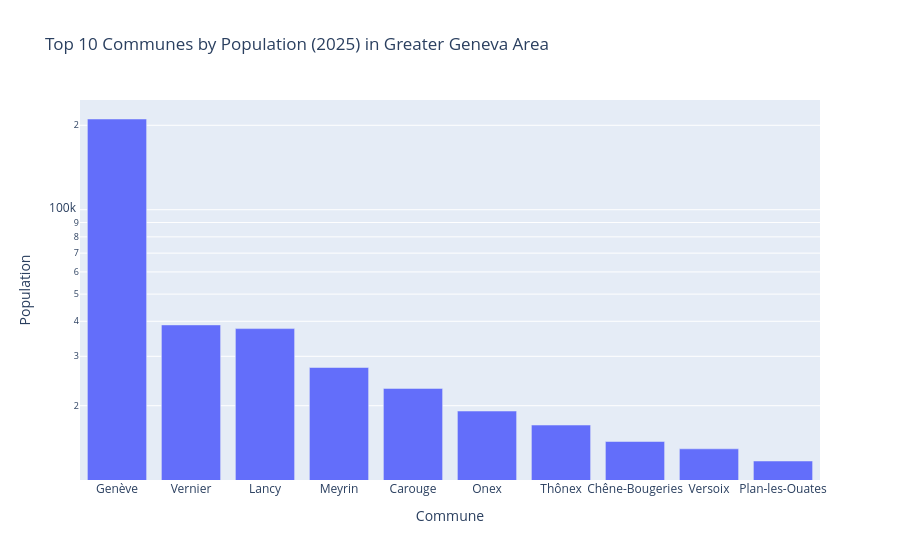

The cell this chart's notebook holds for it:
### Code cell
# Total population by commune
commune_population = pop_df.groupby('COMMUNE')['POPULATION'].sum().reset_index()
# Sort the communes by population
commune_population = commune_population.sort_values(by='POPULATION', ascending=False)
# Select only top 10 communes
commune_population_top10 = commune_population.head(10)

fig = px.bar(commune_population_top10, x='COMMUNE', y='POPULATION', title='Top 10 Communes by Population (2025) in Greater Geneva Area', labels={'COMMUNE': 'Commune', 'POPULATION': 'Population'})
fig.update_yaxes(type='log')
fig.show()

### Figure 1 — Plotly figure (JSON) as saved in the notebook; plotly's stock layout.template omitted (floating-point values rounded to 4 significant figures)
{"data": [{"hovertemplate": "Commune=%{x}<br>Population=%{y}<extra></extra>", "legendgroup": "", "marker": {"color": "#636efa", "pattern": {"shape": ""}}, "name": "", "orientation": "v", "showlegend": false, "textposition": "auto", "type": "bar", "x": ["Genève", "Vernier", "Lancy", "Meyrin", "Carouge", "Onex", "Thônex", "Chêne-Bougeries", "Versoix", "Plan-les-Ouates"], "xaxis": "x", "y": [210601, 38823, 37669, 27365, 23050, 19141, 17060, 14906, 14035, 12700], "yaxis": "y"}], "layout": {"barmode": "relative", "legend": {"tracegroupgap": 0}, "title": {"text": "Top 10 Communes by Population (2025) in Greater Geneva Area"}, "xaxis": {"anchor": "y", "domain": [0, 1], "title": {"text": "Commune"}}, "yaxis": {"anchor": "x", "domain": [0, 1], "title": {"text": "Population"}, "type": "log"}}}
